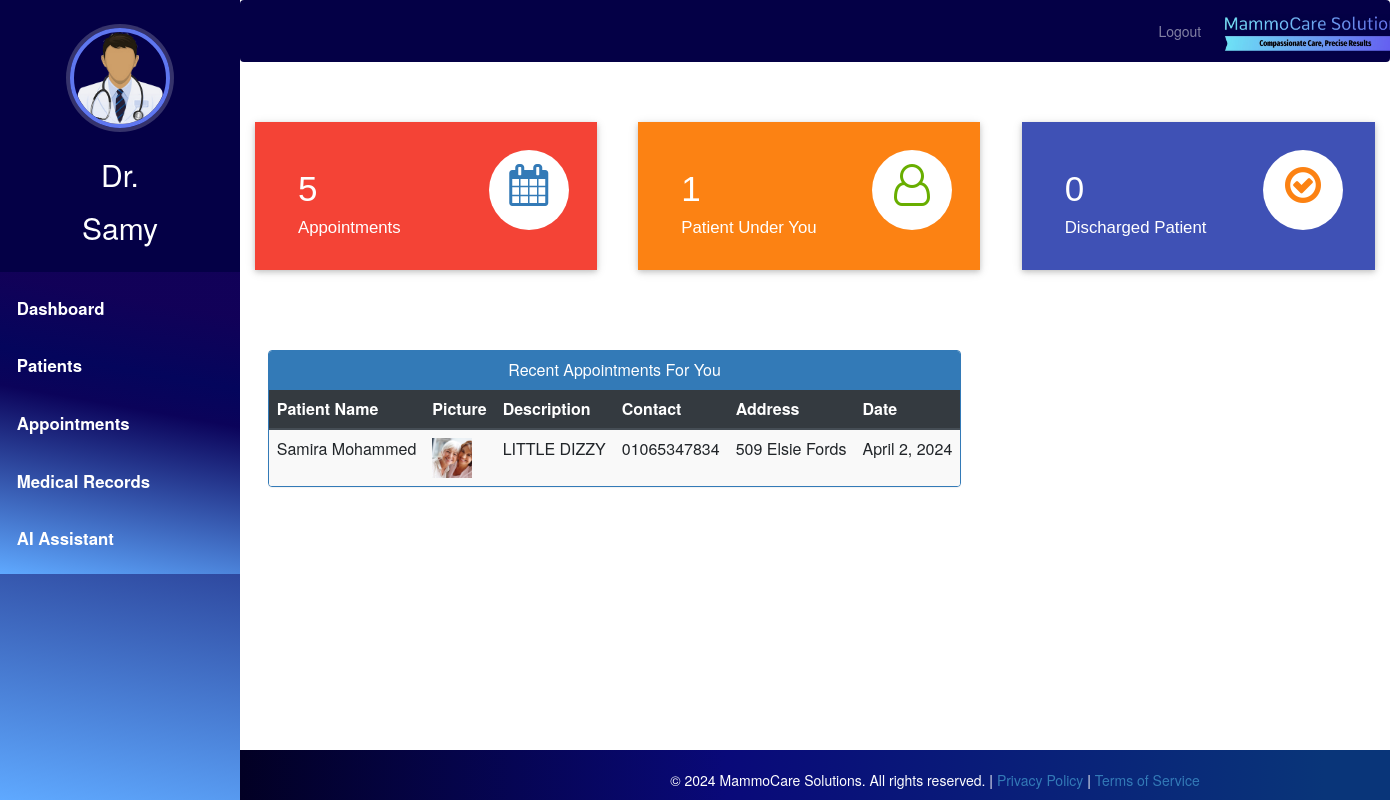
/doctor-dashboard (signed in), run on the app's committed database.
### hospital/models.py (models this page shows, shortened)
class Doctor(models.Model):
    user=models.OneToOneField(User,on_delete=models.CASCADE)
    profile_pic= models.ImageField(upload_to='profile_pic/DoctorProfilePic/', null=True,blank=True)
    address = models.CharField(max_length=40)
    mobile = models.CharField(max_length=20,null=True)
    department= models.CharField(max_length=50, default='Oncologist')
    status=models.BooleanField(default=False)

class Appointment(models.Model):
    patientId=models.PositiveIntegerField(null=True)
    doctorId=models.PositiveIntegerField(null=True)
    patientName=models.CharField(max_length=40,null=True)
    doctorName=models.CharField(max_length=40,null=True)
    appointmentDate=models.DateField(null=False)
    appointmentTime=models.TimeField(null=False)
    description=models.TextField(max_length=500)
    status=models.BooleanField(default=False)

class Patient(models.Model):
    user=models.OneToOneField(User,on_delete=models.CASCADE)
    profile_pic= models.ImageField(upload_to='profile_pic/PatientProfilePic/',null=True,blank=True)
    address = models.CharField(max_length=40)
    mobile = models.CharField(max_length=20,null=False)
    symptoms = models.CharField(max_length=100,null=False)
    assignedDoctorId = models.PositiveIntegerField(null=True)
    admitDate=models.DateField(auto_now=True)
    dob = models.DateField()
    status=models.BooleanField(default=False)

### hospital/views.py (the view)
# urls.py: path('doctor-dashboard', views.doctor_dashboard_view, name='doctor-dashboard'),
@login_required(login_url='doctorlogin')
@user_passes_test(is_doctor)
def doctor_dashboard_view(request):
    patientcount=models.Patient.objects.all().filter(status=True,assignedDoctorId=request.user.id).count()
    appointmentcount=models.Appointment.objects.all().filter(status=True,doctorId=request.user.id).count()
    patientdischarged=models.PatientDischargeDetails.objects.all().distinct().filter(assignedDoctorName=request.user.first_name).count()
    appointments=models.Appointment.objects.all().filter(status=True,doctorId=request.user.id).order_by('-id')
    patientid=[]
    for a in appointments:
        patientid.append(a.patientId)
    patients=models.Patient.objects.all().filter(status=True,user_id__in=patientid).order_by('-id')
    appointments=zip(appointments,patients)
    mydict={
    'patientcount':patientcount,
    'appointmentcount':appointmentcount,
    'patientdischarged':patientdischarged,
    'appointments':appointments,
    'doctor':models.Doctor.objects.get(user_id=request.user.id), #for profile picture of doctor in sidebar
    }
    return render(request,'hospital/doctor_dashboard.html',context=mydict)

### hospital/views.py (called while the page is built)
def is_doctor(user):
    return user.groups.filter(name='DOCTOR').exists()

### templates/hospital/doctor_dashboard.html
{% extends 'hospital/doctor_base.html' %}
{% load static %}
{% block content %}
{%include 'hospital/doctor_dashboard_cards.html'%}
<br><br><br><br>
<div class="container">
  <div class="row">
    <div class="panel panel-primary" style="margin-left:2%;">
      <div class="panel-heading" style="text-align:center;">
        <h6 class="panel-title">Recent Appointments For You</h6>
      </div>
      <table class="table table-hover table-striped" id="dev-table">
        <thead class="thead-dark">
          <tr>
            <th>Patient Name</th>
            <th>Picture</th>
            <th>Description</th>
            <th>Contact</th>
            <th>Address</th>
            <th>Date</th>
          </tr>
        </thead>
        {% for a,p in appointments %}
        <tr>
          <td>{{a.patientName}}</td>
          <td> <img src="{% static p.profile_pic.url %}" alt="Profile Pic" height="40px" width="40px" /></td>
          <td>{{a.description}}</td>
          <td>{{p.mobile}}</td>
          <td>{{p.address}}</td>
          <td>{{a.appointmentDate}}</td>
        </tr>
        {% endfor %}
      </table>
    </div>
  </div>
</div>
{% endblock content %}

### templates/hospital/doctor_base.html (shortened to what this page needs)
{% load static %}
<html lang="en">
<head>
  <link rel="stylesheet" href="https://stackpath.bootstrapcdn.com/bootstrap/4.3.1/css/bootstrap.min.css">
  <link rel="stylesheet" href="https://maxcdn.bootstrapcdn.com/font-awesome/4.7.0/css/font-awesome.min.css">
</head>
<body>
  <nav class="menu" tabindex="0">
    <header class="avatar">
      <div style="display: inline-block;">
        <img src="{% static doctor.profile_pic.url %}" alt="Profile Pic" />
        <br><br>
        <h6 style="color: white; font-size: 30px;">Dr.</h6>
      </div>
      <h2>{{ request.user.first_name }}</h2>
    </header>
    <ul>
      <li tabindex="0" class="icon-dashboard"><a href="/doctor-dashboard">Dashboard</a></li>
      <li tabindex="0" class="icon-users"><a href="/doctor-patient">Patients</a></li>
      <li tabindex="0" class="icon-calendar"><a href="/doctor-appointment">Appointments</a></li>
      <li tabindex="0" class="icon-records"><a href="/doctor-medical-records">Medical Records</a></li>
      <li tabindex="0" class="icon-calendar"><a href="/assistant">AI Assistant</a></li>
    </ul>
  </nav>
  <main>
    <div class="bs-example">
      <nav class="navbar navbar-expand-md navbar-dark fixed-top" style="background:#040046;">
        <div class="navbar-nav" style=" margin-left: 80%;">
          <a href="/index" class="nav-item nav-link">Logout</a>
        </div>
        <a href="/admin-dashboard" class="navbar-brand">
          <img src="{% static 'images/mammocare-logo.jpeg' %}" alt="Logo" height="40" style="margin-top: -7px;">
        </a>
      </nav>
    </div>
    <br><br>
    {% block content %}
    {% endblock content %}
    <br><br><br><br><br><br><br>
    <footer>
      <br>
      <div class="container">
        <div class="row">
          <div class="col-md-12 col-sm-12">
            <div style="color:#ffffff;" class="wow fadeInUp footer-copyright">
              <p>
                &copy; 2024 MammoCare Solutions. All rights reserved. | <a href="/privacy_policy">Privacy Policy</a> | <a href="/terms">Terms of Service</a>
              </p>
            </div>
          </div>
        </div>
      </div>
    </footer>
  </main>
</body>
</html>

### templates/hospital/doctor_base.html (style rules this page uses)
body { padding-left: 240px; margin-top: 50px; }
.menu { background: rgb(2,0,36); background: linear-gradient(10deg, rgba(2,0,36,1) 0%, rgba(95,169,255,1) 0%, rgba(11,3,90,1) 55%, rgba(4,5,92,1) 66%, rgba(18,1,88,0.9568160027682948) 87%); height: 100vh; width: 240px; position: fixed; top: 0px; left: 0; z-index: 5; outline: none; transition: left 0.3s; }
.menu .avatar { background: #040046; padding: 2em 0.5em; text-align: center; }
.menu .avatar img { width: 100px; height: 100px; border-radius: 50%; overflow: hidden; border: 4px solid #5f77f0; box-shadow: 0 0 0 4px rgba(255, 255, 255, 0.2); }
.menu .avatar h2 { font-weight: normal; margin-bottom: 0; color: #fff; margin-top: 10px; }
.menu ul { list-style: none; padding: 0.5em 0; margin: 0; background: rgb(2,0,36); background: linear-gradient(10deg, rgba(2,0,36,1) 0%, rgba(95,169,255,1) 0%, rgba(11,3,90,1) 55%, rgba(4,5,92,1) 66%, rgba(18,1,88,0.9568160027682948) 87%); }
.menu ul li { padding: 1em; font-size: 1.2em; font-weight: bold; transition: background-color 0.3s ease; }
.menu ul li a { color: #fff; text-decoration: none; }
footer { padding: 0px 0px 0px 0px; background: rgb(2, 0, 36); background: linear-gradient(90deg, rgba(2, 0, 36, 1) 0%, rgba(9, 9, 121, 1) 35%, rgba(9, 53, 121, 1) 78%); margin: 0px; position: absolute; bottom: 0; width: 100%; height: 50px; text-align: center; }

### data on the page
Doctor: profile_pic (picture)
Appointment: patientName "Samira Mohammed", profile_pic (picture), description "LITTLE DIZZY", mobile "01065347834", address "509 Elsie Fords", appointmentDate "April 2, 2024"

### other printed values
{{ request.user.first_name }} "Samy"
{{ appointmentcount }} "5"
{{ patientcount }} "1"
{{ patientdischarged }} "0"
